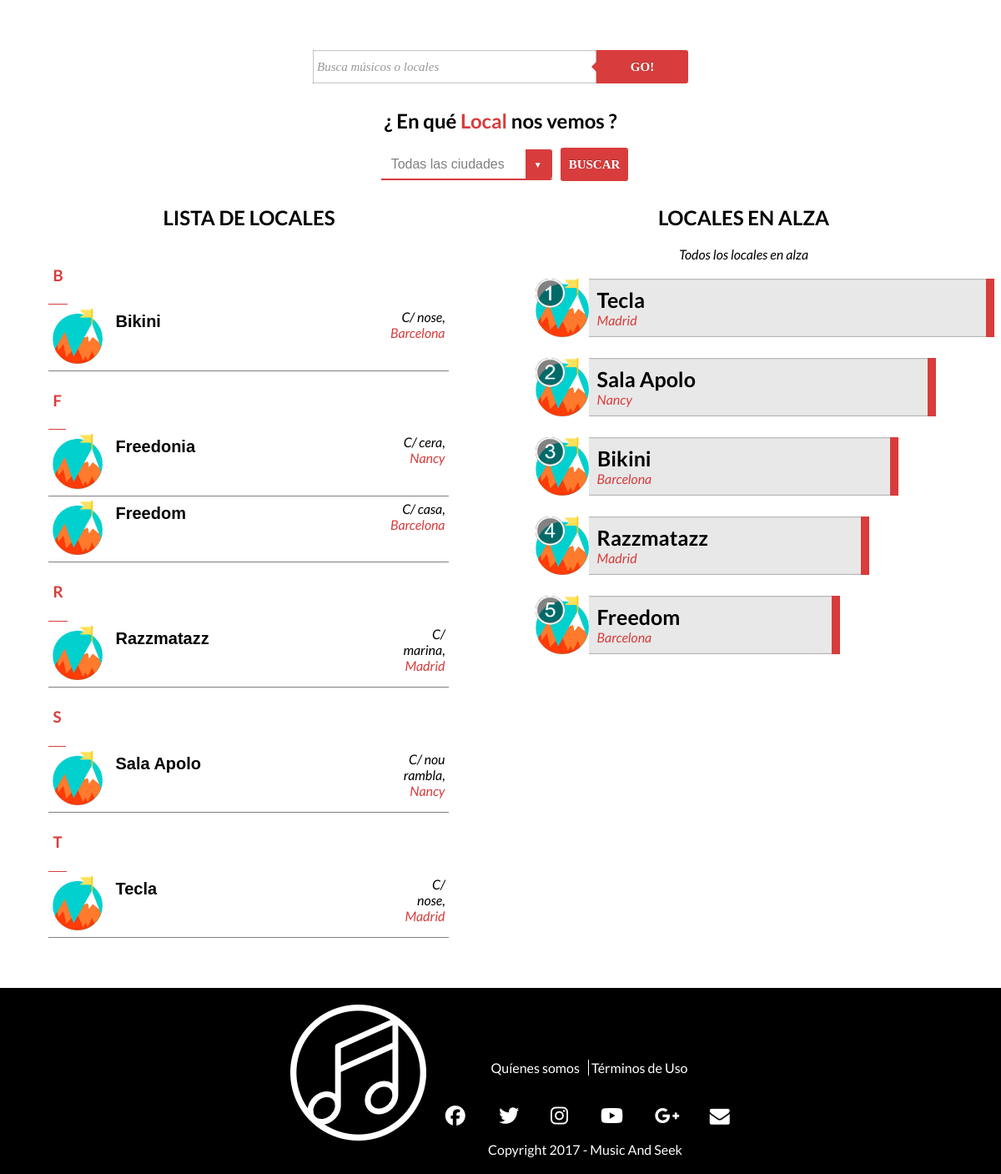
/Local.php, run on the app's committed database.
### tables this page shows
create table USUARIO( 
ID_USUARIO int(10) not null auto_increment,
TIPO_USUARIO char(10) not null,
NOMBRE char(20) not null,
APELLIDOS char(20),
UBICACION char(50),
EMAIL char(50) not null,
NUMERO_CONTACTO int(11),
 
IMAGEN char(50),
NOMBRE_LOCAL char(20),
NOMBRE_ARTISTICO char(20),
NUMERO_COMPONENTES int(5),
PASSWORD char(255) not null,
AFORO int(5),
WEB char(20),
ID_GENERO int(10),
ID_CIUDAD int(10),
PREGUNTA_SEGURIDAD char (255),
RESPUESTA_SEGURIDAD char (255),
DESCRIPCION char(255),
FECHA_ALTA DATETIME,
FECHA_BAJA DATETIME DEFAULT NULL,
primary key (ID_USUARIO, EMAIL)
);

create table CIUDAD(
ID_CIUDAD int(10) not null auto_increment,
NOMBRE char(20) not null,
PAIS char(10) not null,
primary key(ID_CIUDAD)
);

create table VOTAR_COMENTAR(
ID_VOTO int(10) not null auto_increment primary key,
ID_FAN int(10) not null,
ID_VOTADO int(10) not null,
PUNTOS DECIMAL(2,2) not null,
VOTO_CONCIERTO boolean not null,
COMENTARIO char(140),
FECHA datetime not null,
TIPO_VOTACION char(10) not null
);

### Local.php (the view, shortened to what this page needs)
<!DOCTYPE html>
<html>
    <head>
        <link href="Estilos/Estilos.css" rel="stylesheet" type="text/css"/>
        <link href="Estilos/StarRating.css" rel="stylesheet" type="text/css"/>
    </head>
    <body>
        <div class="content center">
            <div id="Search" class="height_40">
                <form class="form-wrapper cf" action="Busqueda.php" method="GET">
                    <input type="text" name="busqueda" placeholder="Busca músicos o locales" required>
                    <button class="button-form" type="submit" value="submit" name="submit">GO!</button>
                </form>
            </div>
            <div style="height: 20px"></div>
            <h1> ¿ En qué <span class="color_rojo_general">Local</span> nos vemos ?</h1>
            <div id="busquedaArtistas" style="width:500px;margin:auto auto auto auto;">
                <?php
                include_once'bbdd.php';
                echo '<form method="POST" action="Local.php">';
                echo '<span class="inline custom-dropdown border_dropdow">';
                echo'<select name="ciudad">
                    <option selected value="">Todas las ciudades</option>';
                echo'</select></span>';
                echo '<button class="button-form-solo inline" type="submit" value="submit" name="submit">BUSCAR</button>';
                echo '</form>';
                ?>
            </div>
            <div id="contenedor" class="center" style="width:100%;height:100%">
                <div id="grupos" class="inline" style="width:40%;padding-right:100px">
                    <?php
                    require_once 'bbdd.php';
                    if (isset($_POST['ciudad'])) {
                        $ciudad = $_POST['ciudad'];
                    } else {
                        $ciudad = null;
                    }
                    $letras = getFirstLetterLocales();
                    echo'<div style="width:100%">';
                    echo'<h2>LISTA DE LOCALES</h2>';
                    while ($row = $letras->fetch_assoc()) {
                        $result = BusquedaTodosLocales($ciudad, $row['LETRA']);
                        $letra = strtoupper($row['LETRA']);
                        if ($result == null) {
                            echo '<script language="javascript">$("#' . $letra . '").empty();</script>';
                        } else {
                            echo '<div id="resultado">';
                            echo '<div style="float:left;padding:5px;border-bottom: 1px solid #d83c3c">';
                            echo '<h3 id="' . $letra . '" class="color_rojo_general">' . $letra . '</h3>';
                            echo '</div>';
                            echo '<table cellspacing=0 style="width:100%">';
                            echo '<col width="auto">';
                            echo '<col width="0">';
                            while ($lista = $result->fetch_assoc()) {
                                $nombre_local = str_replace(" ", "+", $lista['NOMBRE_LOCAL']);
                                $nombreCiudad = getNombreCiudad($lista['ID_CIUDAD']);
                                $imagen = getImageID($lista['ID_USUARIO']);
                                echo '<tr>';
                                echo '<td class="padding5" style="border-bottom:1px solid gray;text-align:left;vertical-align:top">';
                                echo '<a class="fontblack a_concierto" href=InfoLocal.php?nombre=' . $nombre_local . '>';
                                echo '<div class="inline" id="div_img">';
                                echo '<img id="img_lista_img" class="inline" src="'.$imagen.'">';
                                echo '</div>';
                                echo '<div class="inline" style="vertical-align:top">';
                                echo '<b id="h4_lista_img">' . $lista['NOMBRE_LOCAL'] . '</b>';
                                echo '</div>';
                                echo '<td class="padding5" style="border-bottom:1px solid gray;text-align:right;vertical-align:top">';
                                $nombreCiudad = getNombreCiudad($lista['ID_CIUDAD']);
                                echo "<i>" . $lista['UBICACION'] . "</i>, <i class='color_rojo_general'>" . $nombreCiudad . "</i><br>";
                                echo '</td>';
                                echo '</a>';
                                echo '</td>';
                                echo '</tr>';
                            }
                            echo'</table>';
                            echo'</div>';
                        }
                    }
                    echo'</div>';
                    ?>
                </div>
                <div id="ranking" class="inline" style="vertical-align: top">
                    <div class="center">
                        <?php
                        require_once 'bbdd.php';
                        echo'<h2>LOCALES EN ALZA</h2>';
                        $tituloRanking = "Todos los locales en alza";
                        if (isset($_POST['submit'])) {
                            $ciudad = $_POST['ciudad'];
                            if ($ciudad != null) {
                                $nombreCiudad = getNombreCiudad($ciudad);
                                $tituloRanking = "Locales en alza de " . $nombreCiudad;
                            }
                            if ($ciudad != null) {
                                $tituloRanking = "Locales en alza de " . $nombreCiudad;
                                $result = RankingMusicos($genero, $ciudad);
                                if ($result == null) {
                                    echo "<div class='padding20 center cursiva'>No se ha encontrado ninguna coincidencia</div>";
                                } else {
                                    LocalesAlza($ciudad, $tituloRanking);
                                }
                            } else {
                                LocalesAlza(null, $tituloRanking);
                            }
                        } else {
                            LocalesAlza(null, $tituloRanking);
                        }
                        ?>
                    </div>
                </div>
            </div>
        </div>
        <div id="footer"></div>
    </body>
</html>

### bbdd.php (shortened to what this page needs)
<?php
function conectar() {
    $conexion = mysqli_connect('localhost', 'root', '', 'musicandseek')
            or die("Error conectando");
    return $conexion;
}
function BusquedaTodosLocales($ciudad, $letra) {
    $conexion = conectar();
    $sql = "SELECT *,LEFT(NOMBRE_LOCAL,1) AS LETRA FROM USUARIO WHERE TIPO_USUARIO = 'Local' AND FECHA_BAJA is null ";
    $sql .= " HAVING LETRA = '$letra'";
    $result = $conexion->query($sql);
    if ($result->num_rows > 0) {
        return $result;
    } else {
        return null;
    }
}
function getFirstLetterLocales() {
    $conexion = conectar();
    $sql = "SELECT LEFT(NOMBRE_LOCAL, 1) AS LETRA FROM USUARIO WHERE TIPO_USUARIO = 'LOCAL' AND FECHA_BAJA is null GROUP BY LETRA ORDER BY NOMBRE_LOCAL ASC";
    $result = $conexion->query($sql);
    if ($result->num_rows > 0) {
        return $result;
    } else {
        return null;
    }
}
function RankingLocales($ciudad) {
    $conexion = conectar();
    if (!isset($ciudad)) {
        $sql = "SELECT*, (SUM(PUNTOS)/COUNT(*)) AS PUNTOS, (SELECT NOMBRE FROM CIUDAD WHERE ID_CIUDAD = USUARIO.ID_CIUDAD) AS NOMBRE_CIUDAD, USUARIO.ID_CIUDAD AS CIUDAD, ID_VOTADO, NOMBRE, USUARIO.NOMBRE_LOCAL AS NOMBRE_LOCAL FROM VOTAR_COMENTAR INNER JOIN USUARIO ON VOTAR_COMENTAR.ID_VOTADO=USUARIO.ID_USUARIO WHERE USUARIO.TIPO_USUARIO = 'LOCAL' AND FECHA_BAJA is null GROUP BY ID_VOTADO ORDER BY PUNTOS DESC";
    }
    $result = $conexion->query($sql);
    if ($result->num_rows > 0) {
        return $result;
    } else {
        echo mysqli_error($conexion);
    }
}
function LocalesAlza($ciudad, $titulo) {
    $result = RankingLocales($ciudad);
    $i = 1;
    echo'<i>' . $titulo . '</i><br>';
    echo '<div id="div_parent_ranking">';
    while ($row = $result->fetch_assoc()) {
        $imagen = getImageID($row['ID_USUARIO']);
        $nombre_local = str_replace(" ", "+", $row['NOMBRE_LOCAL']);
        echo '<div id="musicoRanking' . $i . '" style="margin-bottom:20px">';
        echo '<div class="div_peque_ranking"></div>';
        echo '<div class="div_ranking">';
        echo '<img class="img_div_ranking inline" src="' . $imagen . '">';
        echo '<div class="nombre_artista inline vertical_top" style="padding-top:10px;padding-left:10px"><a href="InfoLocal.php?nombre=' . $nombre_local . '"><b class="fontblack a_concierto" style="font-size:25px">' . $row['NOMBRE'] . '</b><br><i style="float:left" class="color_rojo_general"> ' . $row['NOMBRE_CIUDAD'] . '</i></a></div>';
        echo '</div>';
        echo '<img class="img_ranking_numero" src="Imagenes/ranking' . $i . '.png">';
        echo '</div>';
        echo '<br>';
        $i++;
        if ($i == 6) {
            break;
        }
    }
    echo '</div>';
}
function getNombreCiudad($id_ciudad) {
    $conexion = conectar();
    $sql = "SELECT NOMBRE FROM CIUDAD WHERE ID_CIUDAD= $id_ciudad";
    $result = $conexion->query($sql);
    if ($result->num_rows > 0) {
        $row = $result->fetch_assoc();
        return $row['NOMBRE'];
    } else {
        return null;
    }
}
function getImageID($id) {
    $conexion = conectar();
    $sql = "SELECT * FROM USUARIO WHERE ID_USUARIO = $id";
    $result = $conexion->query($sql);
    if ($result->num_rows > 0) {
        $row = $result->fetch_assoc();
        if ($row['IMAGEN'] != null) {
            $imagen = $row['IMAGEN'];
            return $imagen;
        } else {
            return 'Imagenes/image.jpeg';
        }
    } else {
        return false;
    }
}

### Estilos/StarRating.css (style rules this page uses)
body { margin: 20px; }
h1 { font-size: 1.5em; margin: 10px; }

### data on the page
usuario: NOMBRE_LOCAL "Bikini", UBICACION "C/ nose", ID_CIUDAD.NOMBRE "Barcelona"
usuario: NOMBRE_LOCAL "Freedonia", UBICACION "C/ cera", ID_CIUDAD.NOMBRE "Nancy"
usuario: NOMBRE_LOCAL "Freedom", UBICACION "C/ casa", ID_CIUDAD.NOMBRE "Barcelona"
usuario: NOMBRE_LOCAL "Razzmatazz", UBICACION "C/ marina", ID_CIUDAD.NOMBRE "Madrid"
usuario: NOMBRE_LOCAL "Sala Apolo", UBICACION "C/ nou rambla", ID_CIUDAD.NOMBRE "Nancy"
usuario: NOMBRE_LOCAL "Tecla", UBICACION "C/ nose", ID_CIUDAD.NOMBRE "Madrid"
votar_comentar: usuario.NOMBRE "Tecla", NOMBRE_CIUDAD "Madrid", shows a picture
votar_comentar: usuario.NOMBRE "Sala Apolo", NOMBRE_CIUDAD "Nancy", shows a picture
votar_comentar: usuario.NOMBRE "Bikini", NOMBRE_CIUDAD "Barcelona", shows a picture
votar_comentar: usuario.NOMBRE "Razzmatazz", NOMBRE_CIUDAD "Madrid", shows a picture
votar_comentar: usuario.NOMBRE "Freedom", NOMBRE_CIUDAD "Barcelona", shows a picture

### other printed values
$letra "B"
$letra "F"
$letra "R"
$letra "S"
$letra "T"
$titulo "Todos los locales en alza"
